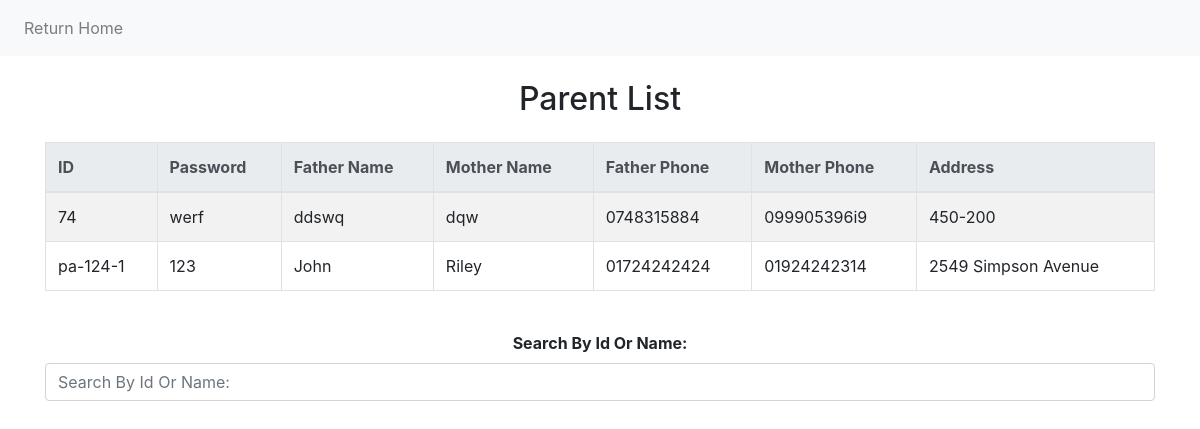
/module/admin/viewParent.php (signed in), run on an earlier commit of the app's database.
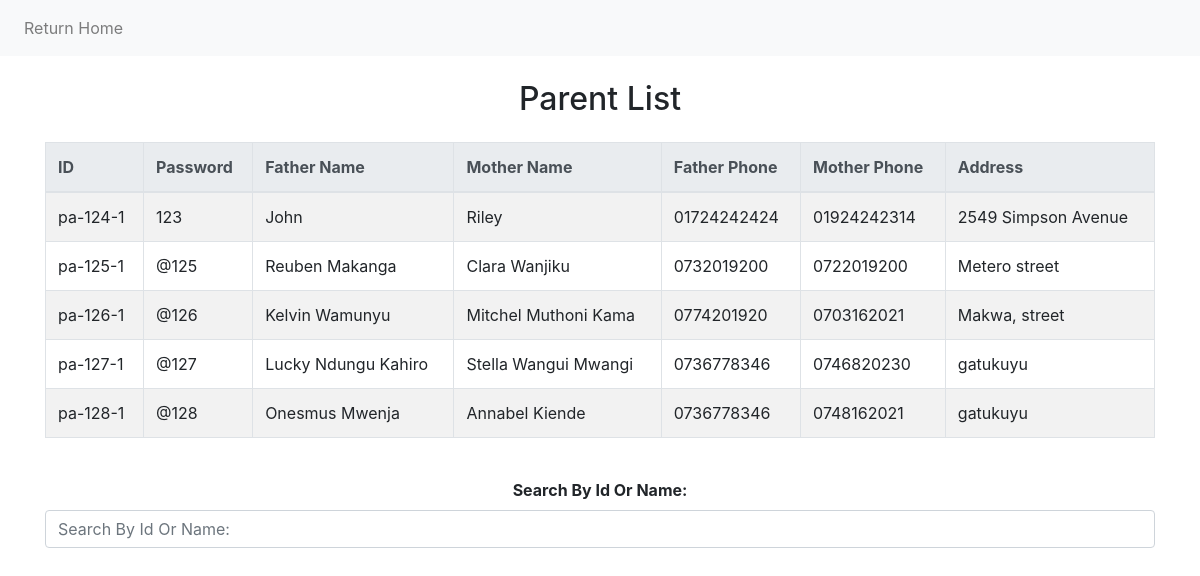
And on a later commit of the database.
### tables this page shows
CREATE TABLE `parents` (
  `id` varchar(20) NOT NULL,
  `password` varchar(20) NOT NULL,
  `fathername` varchar(20) NOT NULL,
  `mothername` varchar(20) NOT NULL,
  `fatherphone` varchar(13) NOT NULL,
  `motherphone` varchar(13) NOT NULL,
  `address` varchar(30) NOT NULL
);

### module/admin/viewParent.php (the view, shortened to what this page needs)
<?php
include_once('../../service/mysqlcon.php');
$conn = new mysqli($host, $username, $password, $db_name);
$sql = "SELECT * FROM parents;";
$stmt = mysqli_prepare($conn, $sql);
mysqli_stmt_execute($stmt);
$result = mysqli_stmt_get_result($stmt);
$string = "";
while($row = mysqli_fetch_array($result)){
    $string .= '<tr><td>'.$row['id'].'</td><td>'.$row['password'].
    '</td><td>'.$row['fathername'].'</td><td>'.$row['mothername'].
    '</td><td>'.$row['fatherphone'].'</td><td>'.$row['motherphone'].
    '</td><td>'.$row['address'].'</td></tr>';
}
?>
<!DOCTYPE html>
<html lang="en">
<head>
    <link rel="stylesheet" href="https://stackpath.bootstrapcdn.com/bootstrap/4.5.2/css/bootstrap.min.css">
    <link rel="stylesheet" type="text/css" href="../../source/CSS/style.css">
</head>
<body>
    <nav class="navbar navbar-expand-lg navbar-light bg-light">
        <ul class="navbar-nav">
            <li class="nav-item">
                <a class="nav-link" href="index.php">Return Home</a>
            </li>
        </ul>
    </nav>
    <div class="container mt-4">
        <div class="row">
            <div class="col-12">
                <h2 class="text-center mb-4">Parent List</h2>
            </div>
        </div>
        <div class="row">
            <div class="col-12">
                <table class="table table-bordered table-striped" id='parentList'>
                    <thead class="thead-light">
                        <tr>
                            <th>ID</th>
                            <th>Password</th>
                            <th>Father Name</th>
                            <th>Mother Name</th>
                            <th>Father Phone</th>
                            <th>Mother Phone</th>
                            <th>Address</th>
                        </tr>
                    </thead>
                    <tbody>
                        <?php echo $string; ?>
                    </tbody>
                </table>
            </div>
        </div>
        <div class="row mt-4">
            <div class="col-12 text-center">
                <label for="searchId"><b>Search By Id Or Name: </b></label>
                <input type="text" name="searchId" class="form-control" placeholder="Search By Id Or Name:" onkeyup="getParent(this.value);">
            </div>
        </div>
    </div>
</body>
</html>

### source/CSS/style.css (style rules this page uses)
.navbar-nav { width: 100%; display: inline; justify-content: space-between; }

What changed in the data, as far as the page shows it:
removed parents: id "74", password "werf", fathername "ddswq", mothername "dqw", fatherphone "0748315884", motherphone "099905396i9", address "450-200"
added parents: id "pa-125-1", password "@125", fathername "Reuben Makanga", mothername "Clara Wanjiku", fatherphone "0732019200", motherphone "0722019200", address "Metero street"
added parents: id "pa-126-1", password "@126", fathername "Kelvin Wamunyu", mothername "Mitchel Muthoni Kama", fatherphone "0774201920", motherphone "0703162021", address "Makwa, street"
added parents: id "pa-127-1", password "@127", fathername "Lucky Ndungu Kahiro", mothername "Stella Wangui Mwangi", fatherphone "0736778346", motherphone "0746820230", address "gatukuyu"
added parents: id "pa-128-1", password "@128", fathername "Onesmus Mwenja", mothername "Annabel Kiende", fatherphone "0736778346", motherphone "0748162021", address "gatukuyu"
